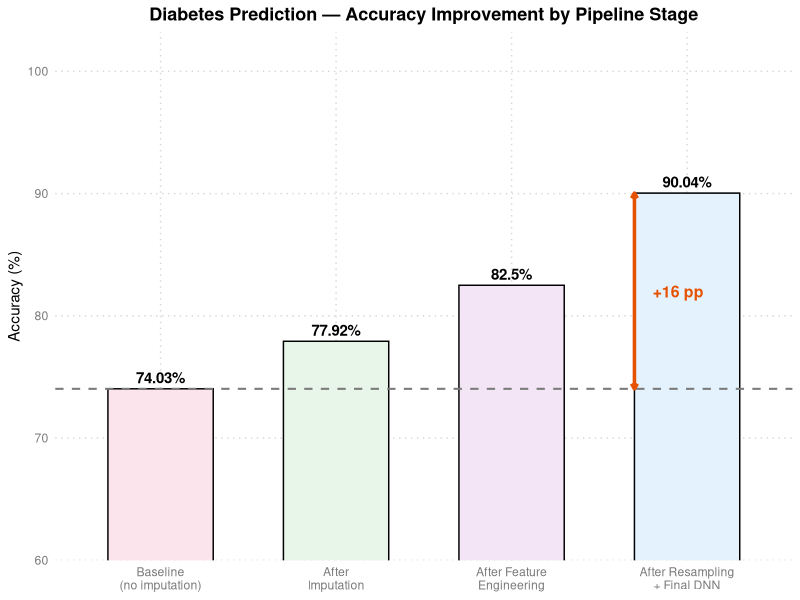
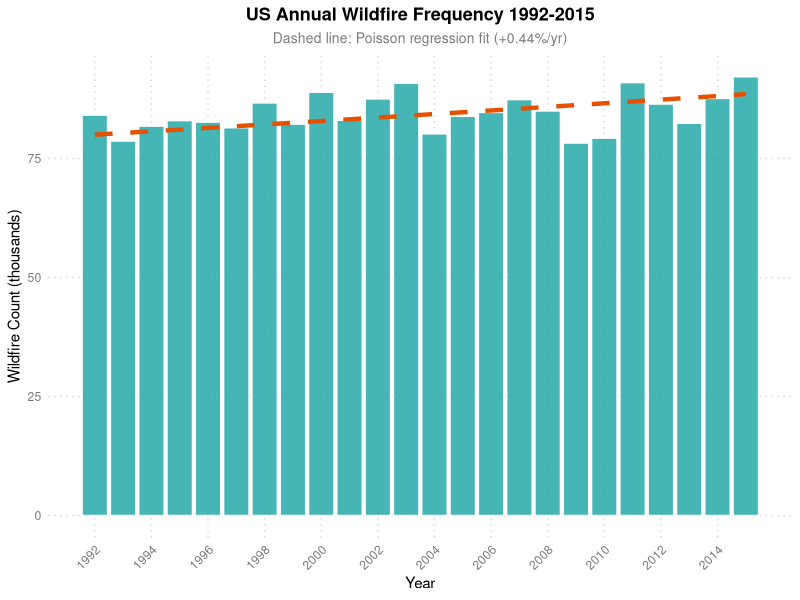
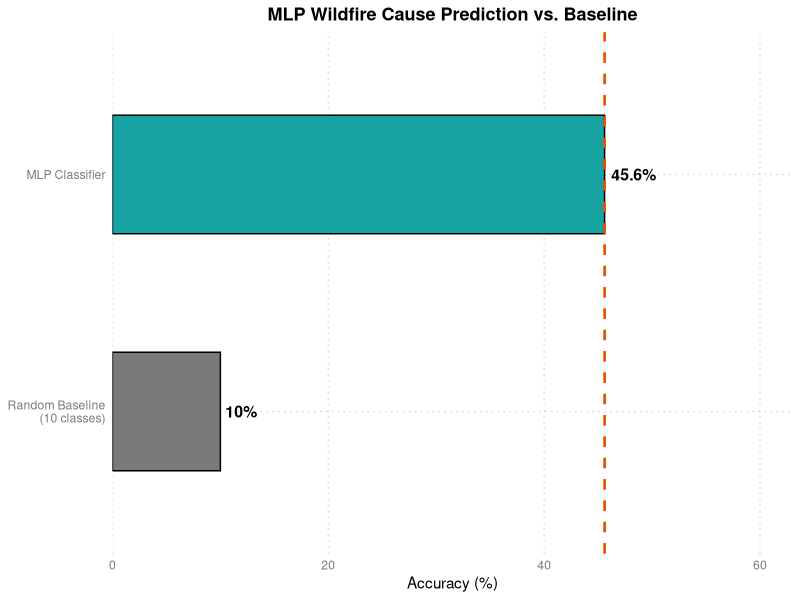
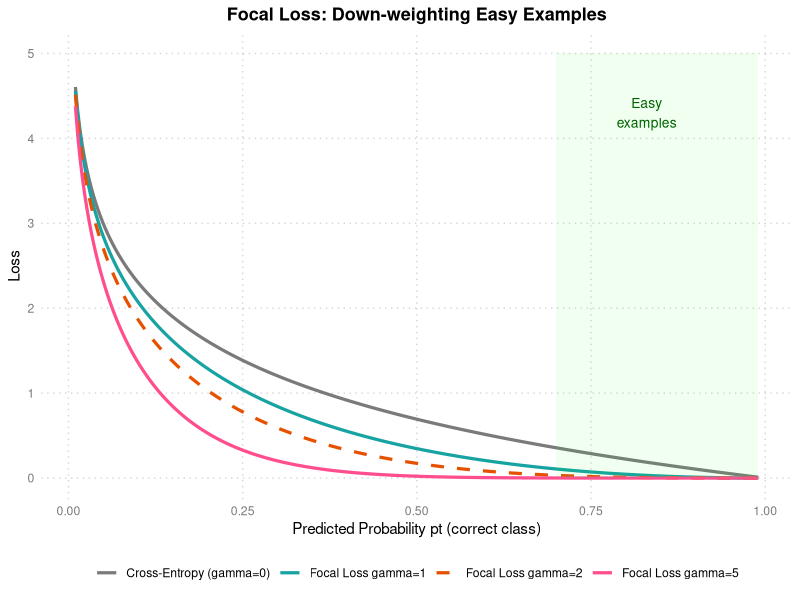
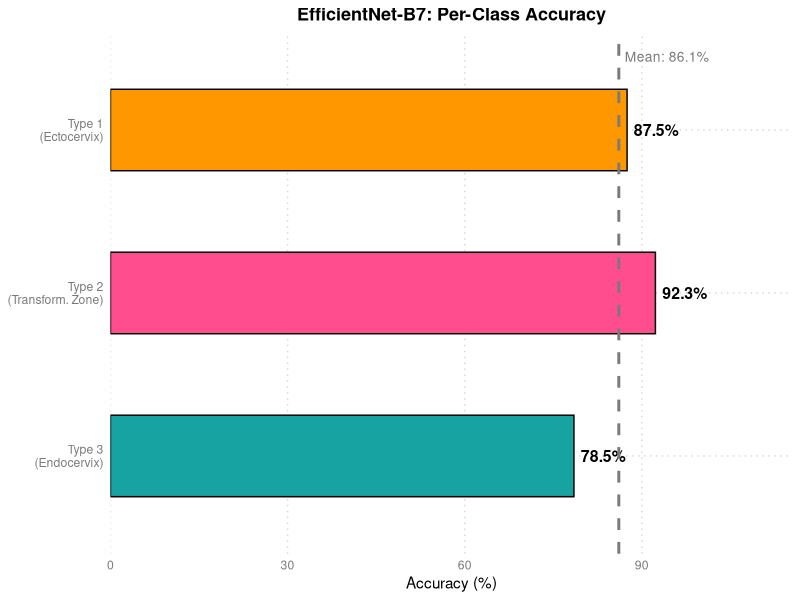

Generate these figures, in order, with R:
## ---- chunk 1
library(ggplot2)
library(tidyverse)
library(gridExtra)
library(scales)

# Personal visual DNA
c1  <- "#18A3A3"      # teal (primary)
c2  <- "#FF4D8D"      # rose pink (accent)
c3  <- "#7A7A7A"      # mid grey
c4  <- "#000000"      # border / text
acc <- "#E65100"      # deep orange (trend / highlight)

theme1 <- function() {
  theme_minimal(base_family = "sans") +
    theme(
      text             = element_text(colour = c4),
      plot.title       = element_text(face = "bold", colour = c4, size = 13,
                                      hjust = 0.5),
      plot.subtitle    = element_text(colour = c3, size = 10, hjust = 0.5),
      axis.title       = element_text(colour = c4, size = 11),
      axis.text        = element_text(colour = c3),
      panel.grid.major = element_line(color = scales::alpha(c3, 0.3),
                                      linetype = "dotted"),
      panel.grid.minor = element_blank(),
      legend.text      = element_text(colour = c4),
      legend.title     = element_text(colour = c4, face = "bold")
    )
}
## ---- chunk 2
df_acc <- data.frame(
  stage    = factor(
    c("Baseline\n(no imputation)", "After\nImputation",
      "After Feature\nEngineering", "After Resampling\n+ Final DNN"),
    levels = c("Baseline\n(no imputation)", "After\nImputation",
               "After Feature\nEngineering", "After Resampling\n+ Final DNN")
  ),
  accuracy = c(74.03, 77.92, 82.50, 90.04)
)

ggplot(df_acc, aes(x = stage, y = accuracy, fill = stage)) +
  geom_col(color = c4, width = 0.6) +
  geom_text(aes(label = paste0(accuracy, "%")),
            vjust = -0.5, fontface = "bold", size = 3.8, colour = c4) +
  geom_hline(yintercept = 74.03, linetype = "dashed",
             colour = c3, linewidth = 0.7) +
  annotate("segment",
           x = 3.7, xend = 3.7, y = 74.03, yend = 90.04,
           colour = acc, linewidth = 1.2,
           arrow = arrow(ends = "both", length = unit(0.15, "cm"))) +
  annotate("text", x = 3.95, y = 82, label = "+16 pp",
           colour = acc, fontface = "bold", size = 4) +
  scale_fill_manual(values = c("#FCE4EC", "#E8F5E9", "#F3E5F5", "#E3F2FD")) +
  scale_y_continuous(expand = expansion(mult = c(0, 0.08))) +
  coord_cartesian(ylim = c(60, 100)) +
  labs(title = "Diabetes Prediction — Accuracy Improvement by Pipeline Stage",
       x = NULL, y = "Accuracy (%)") +
  theme1() +
  theme(legend.position = "none")
## ---- chunk 3
set.seed(42)
years   <- 1992:2015
trend   <- 80000 * exp(0.0044 * (years - 1992))
counts  <- trend + rnorm(length(years), 0, 3000)

df_fire <- data.frame(year = years, count = counts / 1000, trend = trend / 1000)

ggplot(df_fire) +
  geom_col(aes(x = year, y = count), fill = c1, colour = "white", alpha = 0.8) +
  geom_line(aes(x = year, y = trend), colour = acc,
            linewidth = 1.5, linetype = "dashed") +
  scale_x_continuous(breaks = seq(1992, 2014, 2)) +
  labs(title    = "US Annual Wildfire Frequency 1992-2015",
       subtitle = "Dashed line: Poisson regression fit (+0.44%/yr)",
       x = "Year", y = "Wildfire Count (thousands)") +
  theme1() +
  theme(axis.text.x = element_text(angle = 45, hjust = 1))
## ---- chunk 4
df_mlp <- data.frame(
  category = factor(
    c("Random Baseline\n(10 classes)", "MLP Classifier"),
    levels = c("Random Baseline\n(10 classes)", "MLP Classifier")
  ),
  acc = c(10, 45.6)
)

ggplot(df_mlp, aes(x = acc, y = category, fill = category)) +
  geom_col(colour = c4, width = 0.5) +
  geom_text(aes(label = paste0(acc, "%")),
            hjust = -0.15, fontface = "bold", size = 4, colour = c4) +
  geom_vline(xintercept = 45.6, linetype = "dashed",
             colour = acc, linewidth = 0.9) +
  scale_fill_manual(values = c(c3, c1)) +
  scale_x_continuous(limits = c(0, 60), expand = expansion(mult = c(0, 0.05))) +
  labs(title = "MLP Wildfire Cause Prediction vs. Baseline",
       x = "Accuracy (%)", y = NULL) +
  theme1() +
  theme(legend.position = "none")
## ---- chunk 5
pt <- seq(0.01, 0.99, length.out = 300)
df_fl <- data.frame(
  pt      = rep(pt, 4),
  loss    = c(-log(pt),
              (1 - pt)^1 * (-log(pt)),
              (1 - pt)^2 * (-log(pt)),
              (1 - pt)^5 * (-log(pt))),
  gamma   = rep(c("Cross-Entropy (gamma=0)", "Focal Loss gamma=1",
                  "Focal Loss gamma=2", "Focal Loss gamma=5"), each = 300)
)
df_fl$gamma <- factor(df_fl$gamma,
  levels = c("Cross-Entropy (gamma=0)", "Focal Loss gamma=1",
             "Focal Loss gamma=2", "Focal Loss gamma=5"))

ggplot(df_fl, aes(x = pt, y = loss, colour = gamma, linetype = gamma)) +
  geom_line(linewidth = 1.1) +
  annotate("rect", xmin = 0.7, xmax = 0.99, ymin = 0, ymax = 5,
           fill = "green", alpha = 0.06) +
  annotate("text", x = 0.83, y = 4.3, label = "Easy\nexamples",
           colour = "darkgreen", size = 3.5) +
  scale_colour_manual(values = c(c3, c1, acc, c2)) +
  scale_linetype_manual(values = c("solid","solid","dashed","solid")) +
  scale_y_continuous(limits = c(0, 5)) +
  labs(title   = "Focal Loss: Down-weighting Easy Examples",
       x = "Predicted Probability pt (correct class)",
       y = "Loss", colour = NULL, linetype = NULL) +
  theme1() +
  theme(legend.position = "bottom")
## ---- chunk 6
df_cervical <- data.frame(
  class    = factor(c("Type 1\n(Ectocervix)", "Type 2\n(Transform. Zone)",
                      "Type 3\n(Endocervix)"),
                    levels = c("Type 3\n(Endocervix)", "Type 2\n(Transform. Zone)",
                               "Type 1\n(Ectocervix)")),
  accuracy = c(87.5, 92.3, 78.5)
)
mean_acc <- mean(df_cervical$accuracy)

ggplot(df_cervical, aes(x = accuracy, y = class, fill = class)) +
  geom_col(colour = c4, width = 0.5) +
  geom_text(aes(label = paste0(accuracy, "%")),
            hjust = -0.15, fontface = "bold", size = 4, colour = c4) +
  geom_vline(xintercept = mean_acc, linetype = "dashed",
             colour = c3, linewidth = 1) +
  annotate("text", x = mean_acc + 1, y = 3.45,
           label = paste0("Mean: ", round(mean_acc, 1), "%"),
           colour = c3, size = 3.5, hjust = 0) +
  scale_fill_manual(values = c(c1, c2, "#FF9800")) +
  scale_x_continuous(limits = c(0, 110), expand = expansion(mult = c(0, 0.05))) +
  labs(title = "EfficientNet-B7: Per-Class Accuracy",
       x = "Accuracy (%)", y = NULL) +
  theme1() +
  theme(legend.position = "none")
